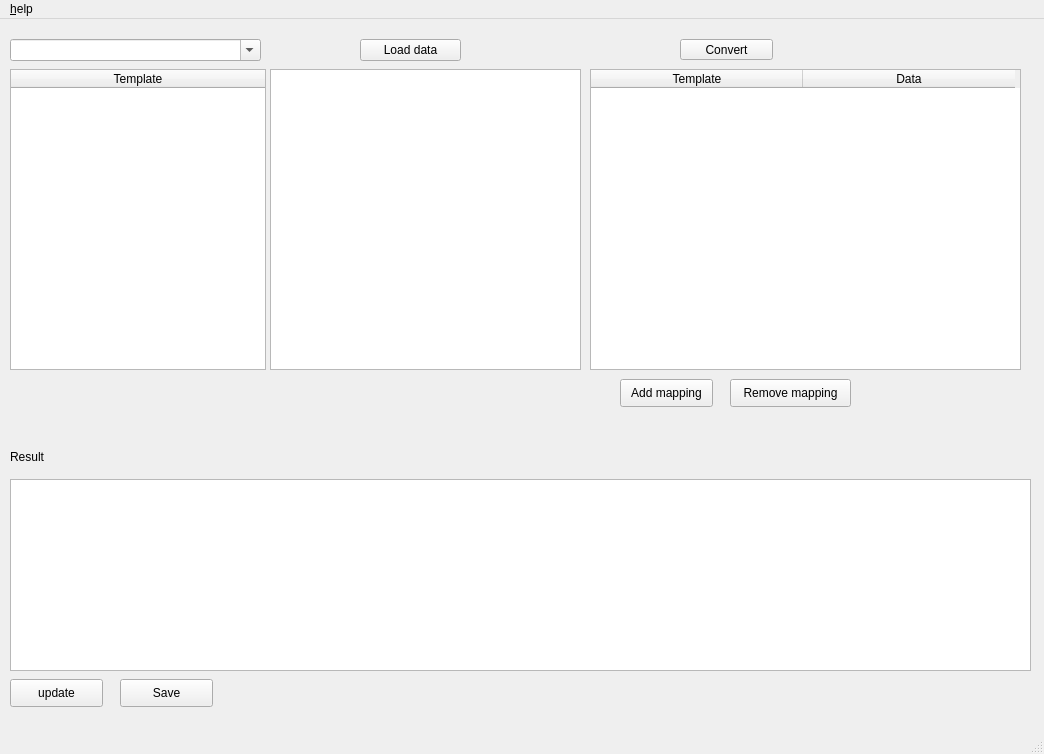
<?xml version="1.0" encoding="UTF-8"?>
<ui version="4.0">
 <class>MainWindow</class>
 <widget class="QMainWindow" name="MainWindow">
  <property name="geometry">
   <rect>
    <x>0</x>
    <y>0</y>
    <width>1044</width>
    <height>754</height>
   </rect>
  </property>
  <property name="windowTitle">
   <string>pyArchInit Mapper</string>
  </property>
  <property name="windowIcon">
   <iconset>
    <normaloff>../icon/H_check.png</normaloff>../icon/H_check.png</iconset>
  </property>
  <property name="documentMode">
   <bool>true</bool>
  </property>
  <widget class="QWidget" name="widget">
   <widget class="QTableWidget" name="template_table">
    <property name="geometry">
     <rect>
      <x>10</x>
      <y>50</y>
      <width>256</width>
      <height>301</height>
     </rect>
    </property>
    <property name="sizeAdjustPolicy">
     <enum>QAbstractScrollArea::AdjustToContents</enum>
    </property>
    <attribute name="horizontalHeaderDefaultSectionSize">
     <number>254</number>
    </attribute>
    <column>
     <property name="text">
      <string>Template</string>
     </property>
    </column>
   </widget>
   <widget class="QTableView" name="data_table">
    <property name="geometry">
     <rect>
      <x>270</x>
      <y>50</y>
      <width>311</width>
      <height>301</height>
     </rect>
    </property>
    <property name="sizeAdjustPolicy">
     <enum>QAbstractScrollArea::AdjustToContents</enum>
    </property>
    <property name="editTriggers">
     <set>QAbstractItemView::NoEditTriggers</set>
    </property>
    <property name="dragDropMode">
     <enum>QAbstractItemView::DragOnly</enum>
    </property>
    <property name="defaultDropAction">
     <enum>Qt::IgnoreAction</enum>
    </property>
    <property name="alternatingRowColors">
     <bool>true</bool>
    </property>
    <property name="selectionMode">
     <enum>QAbstractItemView::SingleSelection</enum>
    </property>
    <property name="selectionBehavior">
     <enum>QAbstractItemView::SelectColumns</enum>
    </property>
   </widget>
   <widget class="QTableWidget" name="mapping_table">
    <property name="geometry">
     <rect>
      <x>590</x>
      <y>50</y>
      <width>431</width>
      <height>301</height>
     </rect>
    </property>
    <property name="sizeAdjustPolicy">
     <enum>QAbstractScrollArea::AdjustToContents</enum>
    </property>
    <property name="dragDropMode">
     <enum>QAbstractItemView::DropOnly</enum>
    </property>
    <property name="defaultDropAction">
     <enum>Qt::IgnoreAction</enum>
    </property>
    <property name="alternatingRowColors">
     <bool>true</bool>
    </property>
    <property name="selectionMode">
     <enum>QAbstractItemView::SingleSelection</enum>
    </property>
    <attribute name="horizontalHeaderDefaultSectionSize">
     <number>212</number>
    </attribute>
    <column>
     <property name="text">
      <string>Template</string>
     </property>
    </column>
    <column>
     <property name="text">
      <string>Data</string>
     </property>
    </column>
   </widget>
   <widget class="QToolButton" name="toolButton_load">
    <property name="geometry">
     <rect>
      <x>360</x>
      <y>20</y>
      <width>101</width>
      <height>22</height>
     </rect>
    </property>
    <property name="text">
     <string>Load data</string>
    </property>
   </widget>
   <widget class="QComboBox" name="comboBox_template">
    <property name="geometry">
     <rect>
      <x>10</x>
      <y>20</y>
      <width>251</width>
      <height>22</height>
     </rect>
    </property>
    <property name="sizePolicy">
     <sizepolicy hsizetype="Expanding" vsizetype="Fixed">
      <horstretch>0</horstretch>
      <verstretch>0</verstretch>
     </sizepolicy>
    </property>
    <property name="editable">
     <bool>true</bool>
    </property>
    <property name="currentText">
     <string/>
    </property>
    <property name="currentIndex">
     <number>-1</number>
    </property>
    <property name="maxVisibleItems">
     <number>20</number>
    </property>
    <property name="placeholderText">
     <string>Choose a template for the mapping</string>
    </property>
   </widget>
   <widget class="QPushButton" name="convert_data">
    <property name="geometry">
     <rect>
      <x>680</x>
      <y>20</y>
      <width>93</width>
      <height>21</height>
     </rect>
    </property>
    <property name="text">
     <string>Convert</string>
    </property>
   </widget>
   <widget class="QLabel" name="label_2">
    <property name="geometry">
     <rect>
      <x>10</x>
      <y>430</y>
      <width>55</width>
      <height>16</height>
     </rect>
    </property>
    <property name="text">
     <string>Result</string>
    </property>
   </widget>
   <widget class="QPushButton" name="add_mapping">
    <property name="geometry">
     <rect>
      <x>620</x>
      <y>360</y>
      <width>93</width>
      <height>28</height>
     </rect>
    </property>
    <property name="text">
     <string>Add mapping</string>
    </property>
   </widget>
   <widget class="QPushButton" name="remove_mapping">
    <property name="geometry">
     <rect>
      <x>730</x>
      <y>360</y>
      <width>121</width>
      <height>28</height>
     </rect>
    </property>
    <property name="text">
     <string>Remove mapping</string>
    </property>
   </widget>
   <widget class="QTableWidget" name="tableWidget_result">
    <property name="geometry">
     <rect>
      <x>10</x>
      <y>460</y>
      <width>1021</width>
      <height>192</height>
     </rect>
    </property>
    <property name="alternatingRowColors">
     <bool>true</bool>
    </property>
    <property name="selectionMode">
     <enum>QAbstractItemView::MultiSelection</enum>
    </property>
    <property name="selectionBehavior">
     <enum>QAbstractItemView::SelectItems</enum>
    </property>
    <property name="columnCount">
     <number>0</number>
    </property>
   </widget>
   <widget class="QPushButton" name="update_result">
    <property name="geometry">
     <rect>
      <x>10</x>
      <y>660</y>
      <width>93</width>
      <height>28</height>
     </rect>
    </property>
    <property name="text">
     <string>update</string>
    </property>
   </widget>
   <widget class="QPushButton" name="save_data">
    <property name="geometry">
     <rect>
      <x>120</x>
      <y>660</y>
      <width>93</width>
      <height>28</height>
     </rect>
    </property>
    <property name="text">
     <string>Save</string>
    </property>
   </widget>
  </widget>
  <widget class="QMenuBar" name="menubar">
   <property name="geometry">
    <rect>
     <x>0</x>
     <y>0</y>
     <width>1044</width>
     <height>26</height>
    </rect>
   </property>
   <widget class="QMenu" name="menu_help">
    <property name="title">
     <string>&amp;help</string>
    </property>
   </widget>
   <addaction name="menu_help"/>
  </widget>
  <widget class="QStatusBar" name="statusbar"/>
 </widget>
 <resources/>
 <connections/>
</ui>
